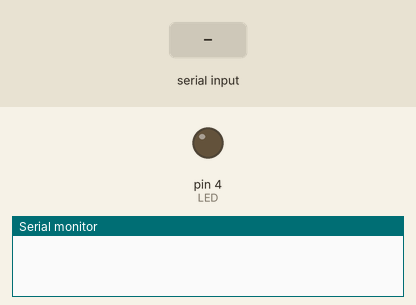
Recording of a sketch running on a simulated Arduino Uno, built with avr-gcc and run on an emulated ATmega328P. Shown: output pins drawn as LEDs (lit = HIGH), the last lines printed to the serial monitor. Inputs (shaded band) come from the test bench.

Above: at 0.11 s.
At 2.0 s:
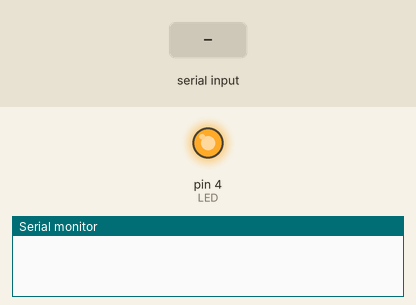
2.1 s: "1\n" received over Serial
At 3.5 s:
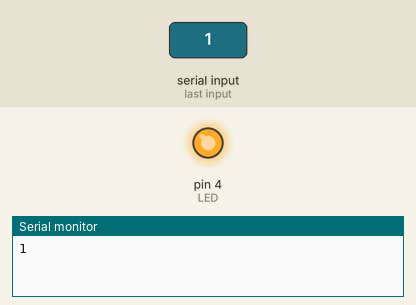
Timing chart, 0 to 5.1 s (numbered marks = the images above; inputs shaded):
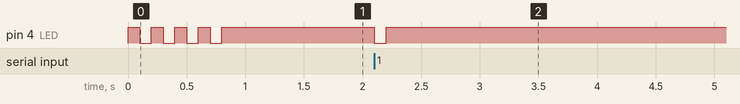

Measured:
- after the input at 2.1 s, pin 4 (LED): HIGH → LOW at once, → HIGH 0.10 s later

The sketch:

arduino_sketch.ino
```cpp
int LED = 4;
const String END_MARKER = "###SERIAL_END###";


void setup() {
  Serial.begin(9600);

  pinMode(LED, OUTPUT);
  bootupLedFlash();
}

void bootupLedFlash() {
  for (int i=0; i <= 3; i++) {
    digitalWrite(LED, HIGH);
    delay(100);
    digitalWrite(LED, LOW);
    delay(100);
  }

  digitalWrite(LED, HIGH);
}

void loop() {

  while (Serial.available()) {
    String incoming_message = Serial.readStringUntil('\n');

    Serial.println(incoming_message); // send the data back to where it came from
    blinkLedWhileOn(LED);
  }
}


void blinkLedWhileOn(int ledPin) {
  digitalWrite(ledPin, LOW);
  delay(100);
  digitalWrite(ledPin, HIGH);
}
```
